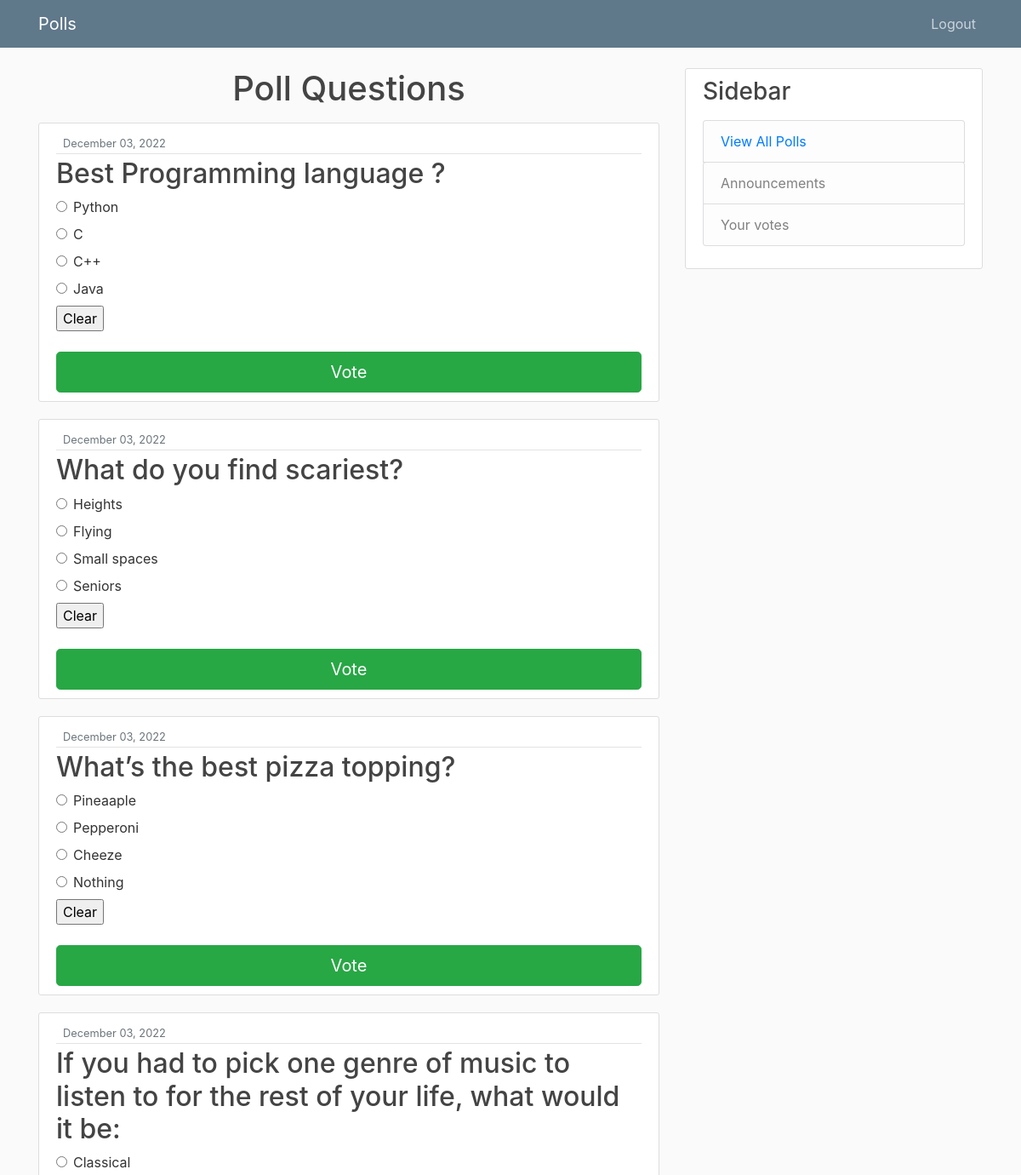
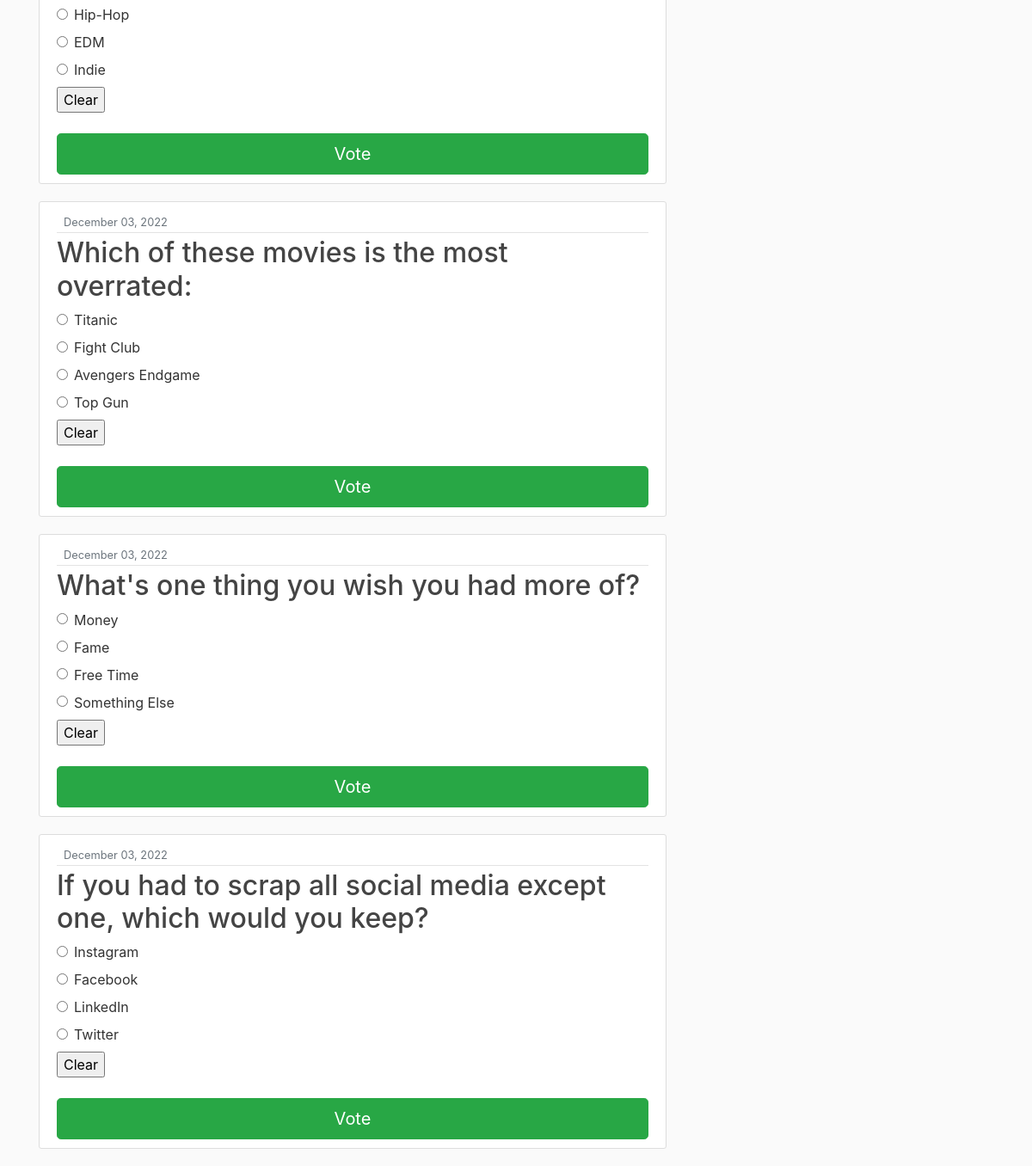
Screenshot of /view-all/ (signed in) with the database file from the repository (2 pictures, top to bottom).
### polls/models.py (models this page shows, shortened)
class Question(models.Model):
	question_content = models.CharField(max_length=200)
	date_posted = models.DateTimeField(default=timezone.now)

class Choice(models.Model):
	question = models.ForeignKey(Question , on_delete = models.CASCADE)
	choice_content = models.CharField(max_length=200)
	votes = models.IntegerField(default=0)

### polls/views.py (the view)
# urls.py: path('view-all/', views.IndexView_copy,name='Index_view_copy')
@login_required
def IndexView_copy(request):
	question_list = Question.objects.order_by('-date_posted')
	return render(request,'polls/f1.html',{'question_list':question_list})

### polls/templates/polls/f1.html (shortened to what this page needs)
{% extends "polls/base.html" %}
{% block content %}
	<h1 class ="text-center mb-3">Poll Questions</h1>
	{% if question_list %}
		{% for question in question_list %}
			<article class="media content-section">
			  <div class="media-body">
			    <div class="article-metadata">
			      <small class="text-muted">{{ question.date_posted|date:"F d, Y" }}</small>
			    </div>
			    <h2><a class="article-title">{{ question.question_content }}</a></h2>
			    <form action ="{% url 'vote' question.id %}" method ="POST">
					{% for choice in question.choice_set.all %}
    					<div class ="form-check">
    						<input type ="radio" name ="choice" class ="form-check-input" id ="choice{{ forloop.counter }}" value = "{{ choice.id }}" />
    						<label for ="choice{{ forloop.counter }}">{{ choice.choice_content }}</label>
						</div>
					{% endfor %}
					<input type="reset" value="Clear">
			    	<input type ="submit" value ="Vote" class ="btn btn-success btn-lg btn-block mt-4" />
				</form>
			  </div>
			</article>
		{% endfor %}
	{% else %}
		<p>No polls available</p>
	{% endif %}
{% endblock %}

### polls/static/polls/main.css (style rules this page uses)
body { background: #fafafa; color: #333333; margin-top: 5rem; }
h1, h2, h3, h4, h5, h6 { color: #444444; }
.content-section { background: #ffffff; padding: 10px 20px; border: 1px solid #dddddd; border-radius: 3px; margin-bottom: 20px; }
.article-title { color: #444444; }
.article-metadata { padding-bottom: 1px; margin-bottom: 4px; border-bottom: 1px solid #e3e3e3 }

### rows the page displays
Question: date_posted "December 03, 2022", question_content "Best Programming language ?"
Choice: choice_content "Python"
Choice: choice_content "C"
Choice: choice_content "C++"
Choice: choice_content "Java"
Question: date_posted "December 03, 2022", question_content "What do you find scariest?"
Choice: choice_content "Heights"
Choice: choice_content "Flying"
Choice: choice_content "Small spaces"
Choice: choice_content "Seniors"
Question: date_posted "December 03, 2022", question_content "What’s the best pizza topping?"
Choice: choice_content "Pineaaple"
Choice: choice_content "Pepperoni"
Choice: choice_content "Cheeze"
Choice: choice_content "Nothing"
Question: date_posted "December 03, 2022", question_content "If you had to pick one genre of music to listen to for the rest of your life, what would it be:"
Choice: choice_content "Classical"
Choice: choice_content "Hip-Hop"
Choice: choice_content "EDM"
Choice: choice_content "Indie"
Question: date_posted "December 03, 2022", question_content "Which of these movies is the most overrated:"
Choice: choice_content "Titanic"
Choice: choice_content "Fight Club"
Choice: choice_content "Avengers Endgame"
Choice: choice_content "Top Gun"
Question: date_posted "December 03, 2022", question_content "What's one thing you wish you had more of?"
Choice: choice_content "Money"
Choice: choice_content "Fame"
Choice: choice_content "Free Time"
Choice: choice_content "Something Else"
Question: date_posted "December 03, 2022", question_content "If you had to scrap all social media except one, which would you keep?"
Choice: choice_content "Instagram"
Choice: choice_content "Facebook"
Choice: choice_content "LinkedIn"
Choice: choice_content "Twitter"
